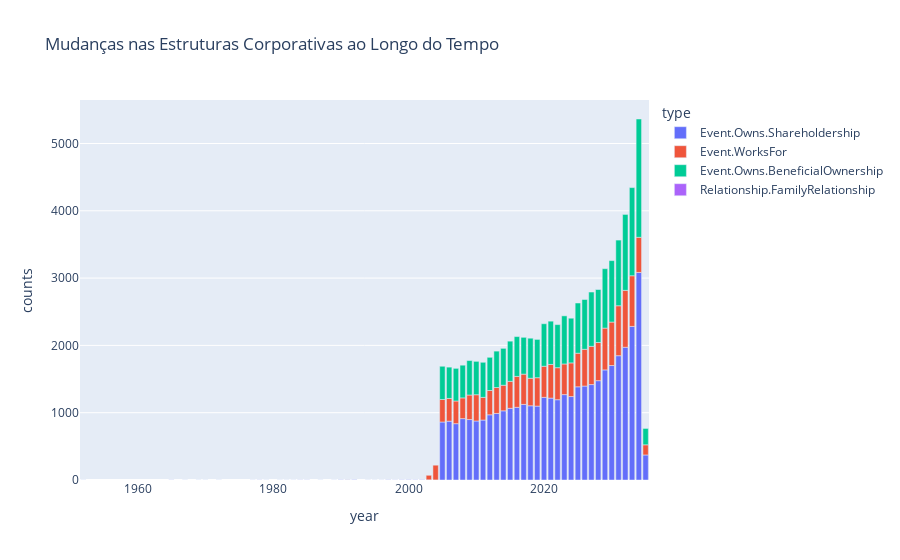

Here is the notebook cell this chart was saved with:
### Code cell
# Adicionar coluna de ano para facilitar a análise temporal
def convert_to_date(date_str):
    try:
        return pd.to_datetime(date_str, format="%Y-%m-%d").date()
    except ValueError:
        return pd.to_datetime(date_str).date()
    
df_links['start_date'] = df_links['start_date'].apply(convert_to_date)
df_links['year'] = pd.to_datetime(df_links['start_date']).dt.year


# Contagem de relações por ano
relations_per_year = df_links.groupby(['year', 'type']).size().reset_index(name='counts')

# Criação da visualização temporal
fig = px.bar(relations_per_year, x='year', y='counts', color='type', title='Mudanças nas Estruturas Corporativas ao Longo do Tempo')
fig.show()

### Figure 1 — Plotly figure (JSON) as saved in the notebook; plotly's stock layout.template omitted (floating-point values rounded to 4 significant figures)
{"data": [{"alignmentgroup": "True", "hovertemplate": "type=Event.Owns.Shareholdership<br>year=%{x}<br>counts=%{y}<extra></extra>", "legendgroup": "Event.Owns.Shareholdership", "marker": {"color": "#636efa", "pattern": {"shape": ""}}, "name": "Event.Owns.Shareholdership", "offsetgroup": "Event.Owns.Shareholdership", "orientation": "v", "showlegend": true, "textposition": "auto", "type": "bar", "x": [1952, 1965, 1967, 1969, 1970, 1972, 1977, 1978, 1979, 1981, 1982, 1983, 1984, 1985, 1987, 1989, 1990, 1991, 1992, 1994, 1995, 1996, 1997, 1998, 1999, 2000, 2001, 2002, 2003, 2004, 2005, 2006, 2007, 2008, 2009, 2010, 2011, 2012, 2013, 2014, 2015, 2016, 2017, 2018, 2019, 2020, 2021, 2022, 2023, 2024, 2025, 2026, 2027, 2028, 2029, 2030, 2031, 2032, 2033, 2034, 2035], "xaxis": "x", "y": [1, 2, 1, 1, 1, 1, 1, 2, 1, 1, 1, 1, 2, 2, 1, 1, 3, 3, 4, 1, 1, 1, 3, 2, 3, 4, 3, 4, 3, 1, 862, 874, 837, 912, 898, 877, 891, 969, 989, 1028, 1065, 1080, 1123, 1103, 1098, 1228, 1217, 1193, 1269, 1240, 1385, 1396, 1418, 1476, 1636, 1701, 1847, 1972, 2282, 3084, 372], "yaxis": "y"}, {"alignmentgroup": "True", "hovertemplate": "type=Event.WorksFor<br>year=%{x}<br>counts=%{y}<extra></extra>", "legendgroup": "Event.WorksFor", "marker": {"color": "#EF553B", "pattern": {"shape": ""}}, "name": "Event.WorksFor", "offsetgroup": "Event.WorksFor", "orientation": "v", "showlegend": true, "textposition": "auto", "type": "bar", "x": [1991, 2003, 2004, 2005, 2006, 2007, 2008, 2009, 2010, 2011, 2012, 2013, 2014, 2015, 2016, 2017, 2018, 2019, 2020, 2021, 2022, 2023, 2024, 2025, 2026, 2027, 2028, 2029, 2030, 2031, 2032, 2033, 2034, 2035], "xaxis": "x", "y": [1, 67, 219, 334, 338, 337, 308, 365, 390, 337, 361, 385, 380, 401, 459, 450, 409, 422, 462, 500, 476, 455, 500, 499, 546, 568, 567, 621, 646, 742, 846, 753, 522, 151], "yaxis": "y"}, {"alignmentgroup": "True", "hovertemplate": "type=Event.Owns.BeneficialOwnership<br>year=%{x}<br>counts=%{y}<extra></extra>", "legendgroup": "Event.Owns.BeneficialOwnership", "marker": {"color": "#00cc96", "pattern": {"shape": ""}}, "name": "Event.Owns.BeneficialOwnership", "offsetgroup": "Event.Owns.BeneficialOwnership", "orientation": "v", "showlegend": true, "textposition": "auto", "type": "bar", "x": [2005, 2006, 2007, 2008, 2009, 2010, 2011, 2012, 2013, 2014, 2015, 2016, 2017, 2018, 2019, 2020, 2021, 2022, 2023, 2024, 2025, 2026, 2027, 2028, 2029, 2030, 2031, 2032, 2033, 2034, 2035], "xaxis": "x", "y": [494, 465, 485, 486, 512, 496, 521, 493, 541, 548, 597, 592, 547, 595, 569, 632, 643, 640, 715, 664, 746, 740, 807, 792, 883, 913, 976, 1128, 1310, 1758, 243], "yaxis": "y"}, {"alignmentgroup": "True", "hovertemplate": "type=Relationship.FamilyRelationship<br>year=%{x}<br>counts=%{y}<extra></extra>", "legendgroup": "Relationship.FamilyRelationship", "marker": {"color": "#ab63fa", "pattern": {"shape": ""}}, "name": "Relationship.FamilyRelationship", "offsetgroup": "Relationship.FamilyRelationship", "orientation": "v", "showlegend": true, "textposition": "auto", "type": "bar", "x": [2028], "xaxis": "x", "y": [1], "yaxis": "y"}], "layout": {"barmode": "relative", "legend": {"title": {"text": "type"}, "tracegroupgap": 0}, "title": {"text": "Mudanças nas Estruturas Corporativas ao Longo do Tempo"}, "xaxis": {"anchor": "y", "domain": [0, 1], "title": {"text": "year"}}, "yaxis": {"anchor": "x", "domain": [0, 1], "title": {"text": "counts"}}}}
